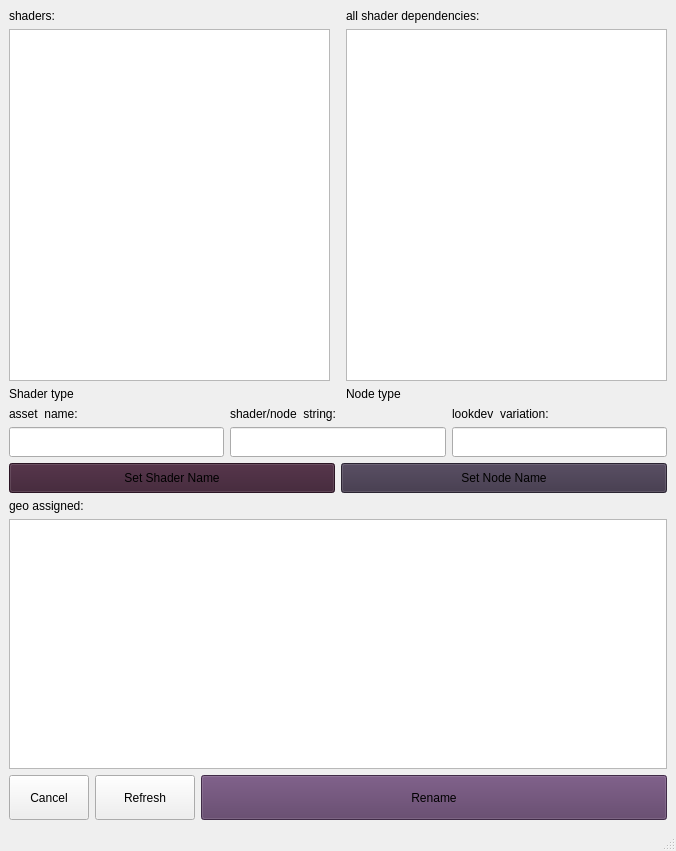
<?xml version="1.0" encoding="UTF-8"?>
<ui version="4.0">
 <class>shaderRenamerGUI</class>
 <widget class="QMainWindow" name="shaderRenamerGUI">
  <property name="enabled">
   <bool>true</bool>
  </property>
  <property name="geometry">
   <rect>
    <x>0</x>
    <y>0</y>
    <width>676</width>
    <height>851</height>
   </rect>
  </property>
  <property name="windowTitle">
   <string>MainWindow</string>
  </property>
  <property name="styleSheet">
   <string notr="true"/>
  </property>
  <widget class="QWidget" name="centralwidget">
   <property name="sizePolicy">
    <sizepolicy hsizetype="Preferred" vsizetype="Preferred">
     <horstretch>0</horstretch>
     <verstretch>0</verstretch>
    </sizepolicy>
   </property>
   <layout class="QGridLayout" name="gridLayout_2">
    <item row="0" column="0">
     <layout class="QGridLayout" name="midLeft_GridLayout">
      <item row="0" column="0">
       <widget class="QLabel" name="shadersLable">
        <property name="text">
         <string>shaders:</string>
        </property>
       </widget>
      </item>
      <item row="1" column="0">
       <widget class="QListView" name="shadersListView">
        <property name="enabled">
         <bool>true</bool>
        </property>
       </widget>
      </item>
      <item row="1" column="2">
       <widget class="QListView" name="dependenciesListView"/>
      </item>
      <item row="1" column="1">
       <spacer name="topSpacer">
        <property name="orientation">
         <enum>Qt::Vertical</enum>
        </property>
        <property name="sizeHint" stdset="0">
         <size>
          <width>10</width>
          <height>40</height>
         </size>
        </property>
       </spacer>
      </item>
      <item row="0" column="2">
       <widget class="QLabel" name="dependenciesLabel">
        <property name="text">
         <string>all shader dependencies:</string>
        </property>
       </widget>
      </item>
      <item row="2" column="2">
       <widget class="QLabel" name="nodeTypeLabel">
        <property name="text">
         <string>Node type</string>
        </property>
       </widget>
      </item>
      <item row="2" column="0">
       <widget class="QLabel" name="shaderTypeLabel">
        <property name="text">
         <string>Shader type</string>
        </property>
       </widget>
      </item>
     </layout>
    </item>
    <item row="1" column="0" rowspan="2">
     <layout class="QGridLayout" name="top_GridLayout" columnstretch="0,0,0,0">
      <item row="2" column="0">
       <widget class="QLineEdit" name="assetLineEdit">
        <property name="minimumSize">
         <size>
          <width>0</width>
          <height>30</height>
         </size>
        </property>
        <property name="text">
         <string/>
        </property>
       </widget>
      </item>
      <item row="0" column="0">
       <widget class="QLabel" name="assetLabel">
        <property name="text">
         <string>asset  name:</string>
        </property>
       </widget>
      </item>
      <item row="0" column="3">
       <widget class="QLabel" name="variationLable">
        <property name="text">
         <string>lookdev  variation:</string>
        </property>
       </widget>
      </item>
      <item row="2" column="1">
       <widget class="QLineEdit" name="shaderNameLineEdit">
        <property name="sizePolicy">
         <sizepolicy hsizetype="Expanding" vsizetype="Fixed">
          <horstretch>0</horstretch>
          <verstretch>0</verstretch>
         </sizepolicy>
        </property>
        <property name="minimumSize">
         <size>
          <width>0</width>
          <height>30</height>
         </size>
        </property>
       </widget>
      </item>
      <item row="2" column="3">
       <widget class="QLineEdit" name="variationLineEdit">
        <property name="minimumSize">
         <size>
          <width>0</width>
          <height>30</height>
         </size>
        </property>
       </widget>
      </item>
      <item row="0" column="1">
       <widget class="QLabel" name="shaderNameLabel">
        <property name="text">
         <string>shader/node  string:</string>
        </property>
       </widget>
      </item>
     </layout>
    </item>
    <item row="18" column="0">
     <layout class="QVBoxLayout" name="bottom_VBoxLayout">
      <item>
       <widget class="QLabel" name="assignedGeoLable">
        <property name="text">
         <string>geo assigned:</string>
        </property>
       </widget>
      </item>
      <item>
       <widget class="QListWidget" name="geoAssignedListWidget">
        <property name="sizePolicy">
         <sizepolicy hsizetype="Expanding" vsizetype="Maximum">
          <horstretch>0</horstretch>
          <verstretch>0</verstretch>
         </sizepolicy>
        </property>
        <property name="minimumSize">
         <size>
          <width>0</width>
          <height>250</height>
         </size>
        </property>
       </widget>
      </item>
      <item>
       <layout class="QHBoxLayout" name="exportButton_HBoxLayout">
        <item>
         <widget class="QPushButton" name="cancel_Button">
          <property name="sizePolicy">
           <sizepolicy hsizetype="Maximum" vsizetype="Minimum">
            <horstretch>0</horstretch>
            <verstretch>0</verstretch>
           </sizepolicy>
          </property>
          <property name="minimumSize">
           <size>
            <width>0</width>
            <height>45</height>
           </size>
          </property>
          <property name="text">
           <string>Cancel</string>
          </property>
         </widget>
        </item>
        <item>
         <widget class="QPushButton" name="refreshButton">
          <property name="sizePolicy">
           <sizepolicy hsizetype="Maximum" vsizetype="Maximum">
            <horstretch>0</horstretch>
            <verstretch>0</verstretch>
           </sizepolicy>
          </property>
          <property name="minimumSize">
           <size>
            <width>100</width>
            <height>45</height>
           </size>
          </property>
          <property name="text">
           <string>Refresh</string>
          </property>
         </widget>
        </item>
        <item>
         <widget class="QPushButton" name="renameButton">
          <property name="sizePolicy">
           <sizepolicy hsizetype="Minimum" vsizetype="Minimum">
            <horstretch>0</horstretch>
            <verstretch>0</verstretch>
           </sizepolicy>
          </property>
          <property name="minimumSize">
           <size>
            <width>0</width>
            <height>45</height>
           </size>
          </property>
          <property name="styleSheet">
           <string notr="true">QPushButton{background-color: rgb(90, 60, 100);}</string>
          </property>
          <property name="text">
           <string>Rename</string>
          </property>
         </widget>
        </item>
       </layout>
      </item>
     </layout>
    </item>
    <item row="3" column="0">
     <layout class="QHBoxLayout" name="horizontalLayout">
      <item>
       <widget class="QPushButton" name="setNameButton">
        <property name="minimumSize">
         <size>
          <width>0</width>
          <height>30</height>
         </size>
        </property>
        <property name="styleSheet">
         <string notr="true">QPushButton{background-color: rgb(60, 30, 50);}</string>
        </property>
        <property name="text">
         <string>Set Shader Name</string>
        </property>
       </widget>
      </item>
      <item>
       <widget class="QPushButton" name="setNodeNameButton">
        <property name="minimumSize">
         <size>
          <width>0</width>
          <height>30</height>
         </size>
        </property>
        <property name="styleSheet">
         <string notr="true">QPushButton{background-color: rgb(60, 50, 70);}</string>
        </property>
        <property name="text">
         <string>Set Node Name</string>
        </property>
       </widget>
      </item>
     </layout>
    </item>
   </layout>
  </widget>
  <widget class="QStatusBar" name="statusBar"/>
 </widget>
 <resources/>
 <connections/>
</ui>
